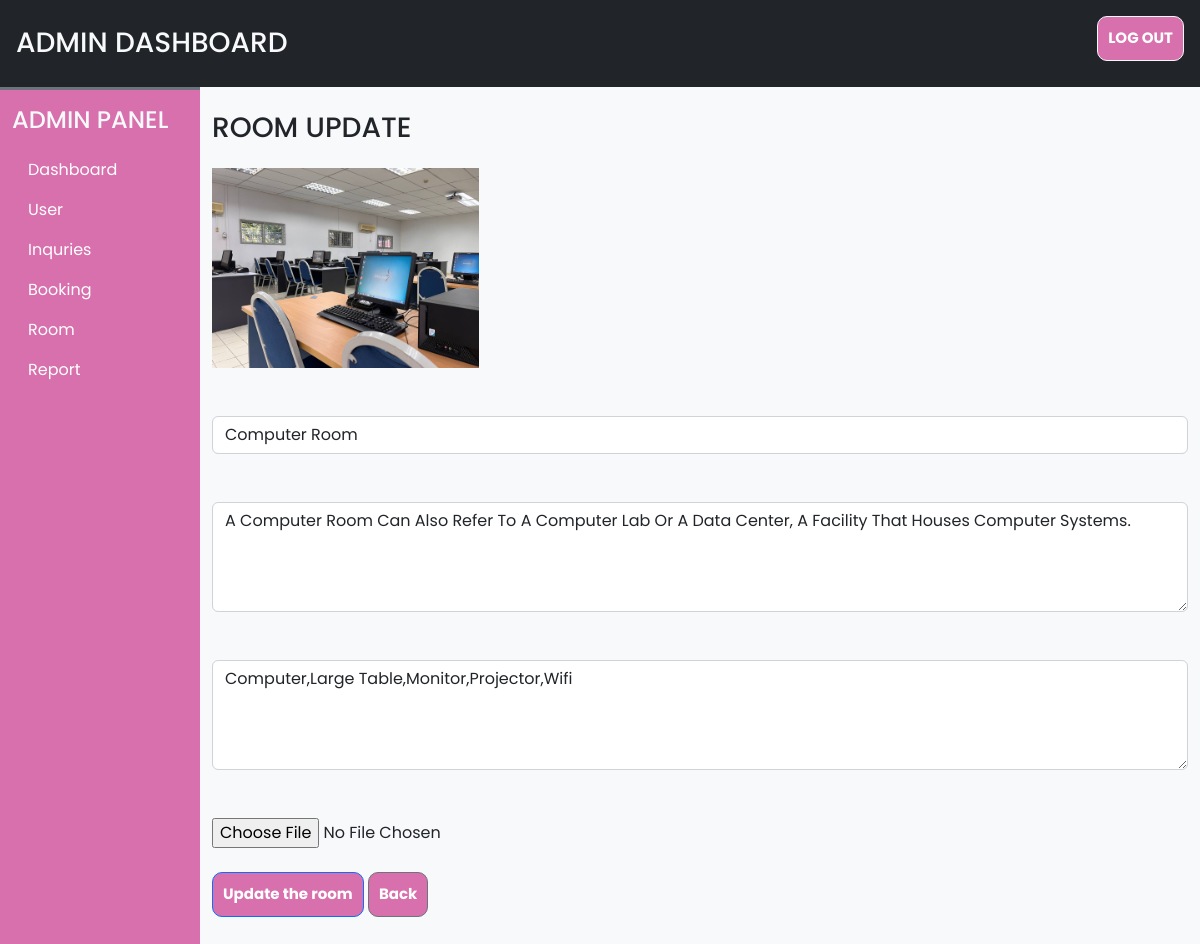
The page /admin/roomUpdate.php?edit=40 (signed in) on the database its author committed.
### tables this page shows
CREATE TABLE `room` (
  `id` int(11) NOT NULL,
  `name` varchar(225) NOT NULL,
  `description` varchar(500) NOT NULL,
  `equiptment` varchar(225) NOT NULL,
  `image` varchar(225) NOT NULL
);

### admin/roomUpdate.php (the view, shortened to what this page needs)
<!DOCTYPE html>
<html>
<head>
   <link rel="stylesheet" href="css/common.css">
<?php
require('inc/links.php');
?>
</head>
<body class="bg-light">
<?php
    require('inc/header.php')
?>
<div class="container-fluid" id="main-content">
    <div class="row">
        <div class="col-lg-10 ms-auto p4 overflow-hidden">
            <br>
            <h3 class="mb-4">ROOM UPDATE</h3>
                <?php
                  if(isset($_GET['edit'])){
                  $edit_id = $_GET['edit'];
                  $edit_query = mysqli_query($con, "SELECT * FROM `room` WHERE id = $edit_id");
                  if(mysqli_num_rows($edit_query) > 0){
                     while($fetch_edit = mysqli_fetch_assoc($edit_query)){
                  ?>
                   <form action="" method="post" enctype="multipart/form-data">
                            <img src="./uploaded_img/<?php echo $fetch_edit['image']; ?>" height="200" alt="">
                            <br><br>
                            <br>
                            <div class="form-group">
                                <input type="text" class="form-control" required name="update_p_name" value="<?php echo $fetch_edit['name']; ?>" placeholder="Room Name">
                            </div>
                            <br><br>
                            <div class="form-group">
                                <textarea class="form-control" required name="update_p_desc" rows="4" placeholder="Description"><?php echo $fetch_edit['description']; ?></textarea>
                            </div>
                            <br><br>
                            <div class="form-group">
                                <textarea class="form-control" required name="update_p_equipt" rows="4" placeholder="Equipment"><?php echo $fetch_edit['equiptment']; ?></textarea>
                            </div>
                            <br><br>
                                <input type="file"  class="" required name="update_p_image"  accept="image/png, image/jpg, image/jpeg">
                                <br><br>
                            <button type="submit" class="btn btn-primary" name="update_product">Update the room</button>
                            <a href="RoomList.php" class="btn btn-secondary">Back</a>
                            <br><br>
                        </form>
                  <?php
                        };
                     };
                  };
               ?>
</body>
</html>

### admin/css/common.css (style rules this page uses)
:root { --blue:#EC87C0; --darkblue:#D770AD; --black:#333; --white:#fff; --bg-color:#eee; --dark-bg:rgba(0,0,0,.7); --box-shadow:0 .5rem 1rem rgba(0,0,0,.1); --border:.1rem solid #999; }
* { font-family: 'Poppins', sans-serif; margin:0; padding:0; box-sizing: border-box; outline: none; border:none; text-decoration: none; text-transform: capitalize; }
.btn { width: auto ; height: auto; text-align: center; background-color:var(--darkblue); color:var(--white); font-size: 15px; padding:10px; border-radius: 10px; cursor: pointer; margin-bottom: 10px; text-decoration: none; font-weight: bold; }

### rows shown on the page
room: image (picture), update_p_name "Computer Room", update_p_desc "A computer room can also refer to a computer lab or a data center, a facility that houses computer systems.", update_p_equipt "Computer,large table,monitor,projector,wifi"
